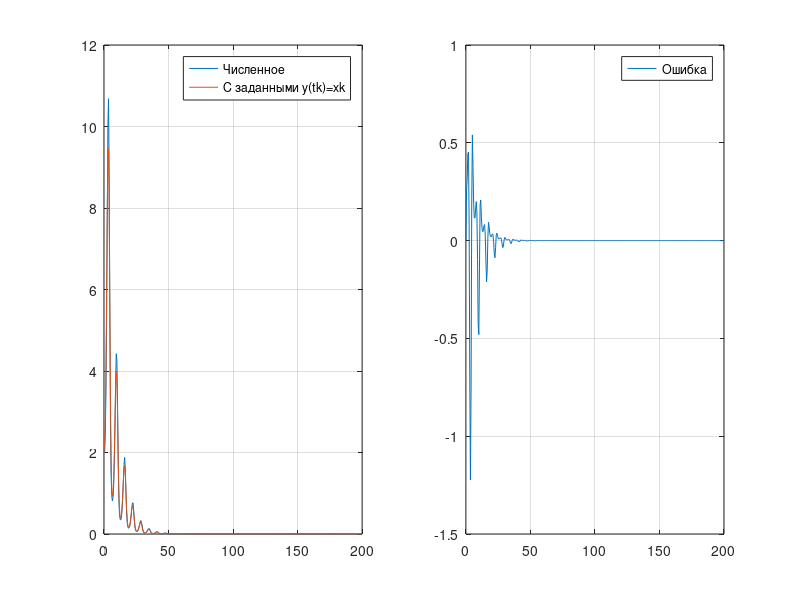

MATLAB code to generate this figure:
clear all;
clc;

time_start = 0;
time_end = 200;

step = 0.5;
time = time_start:step:time_end;

x = zeros(1,length(time));
y = zeros(1,length(time));
h = zeros(1,length(time));

x(1) = 2;
y(1) = 2;
h(1) = 0;

for k = 2 : length(time)
    x(k) = x(k-1) + step * (x(k-1)*sin(time(k-1)));
    c = x(k-1)/exp(-cos(time(k-1)));
    y(k) = c * exp(-cos(time(k)));
    h(k) = y(k) - x(k);
end;

subplot(1,2,1);
plot(time, x); hold on; grid on;
plot(time, y); hold on; grid on; legend('Численное','С заданными y(tk)=xk');
subplot(1,2,2);
plot(time, h); hold on; grid on;  legend('Ошибка');